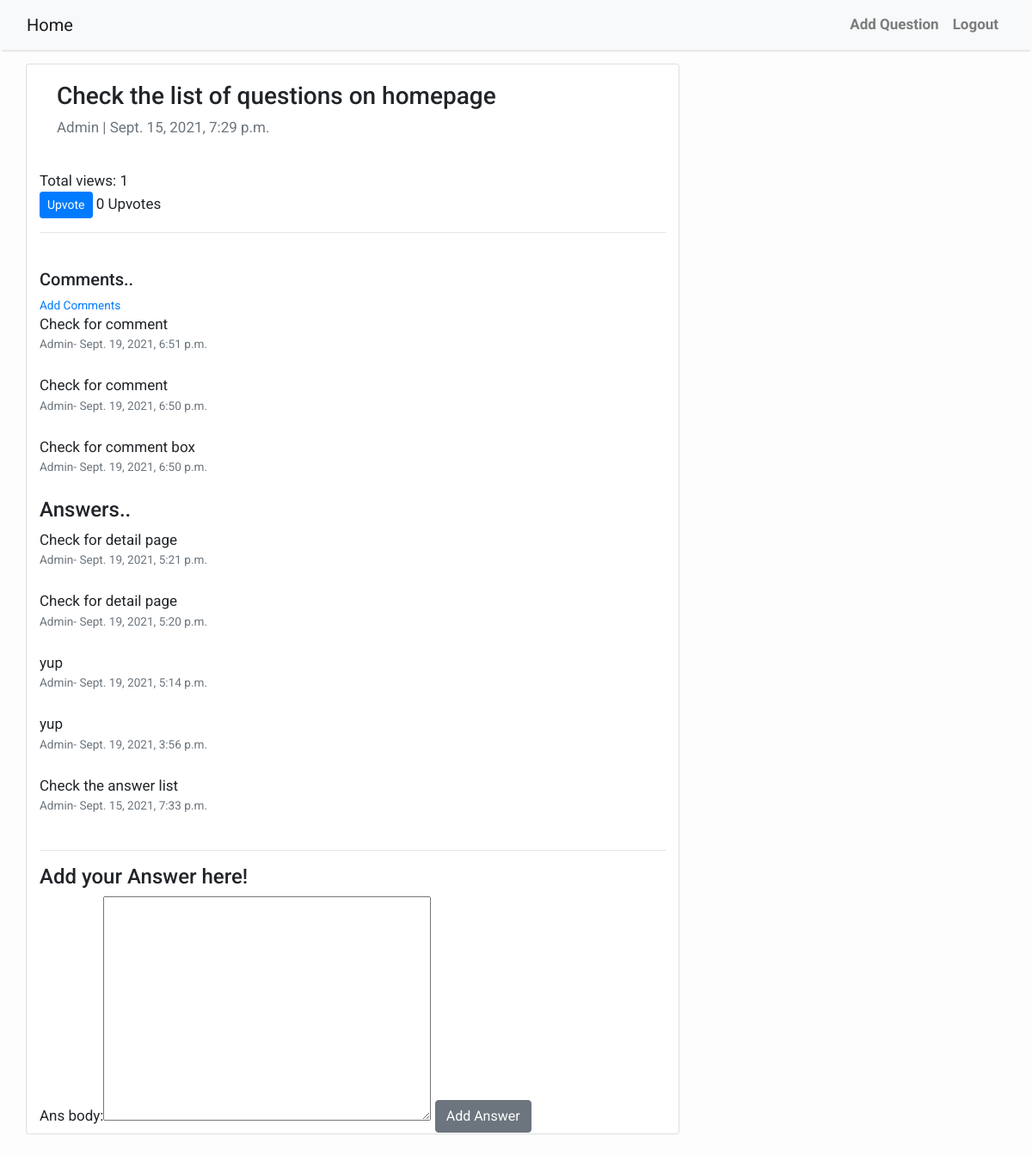
The page /1 (signed in) on the database its author committed.
### Post/models.py (models this page shows, shortened)
class question(models.Model):
    Que_text = models.TextField()
    Que_author = models.ForeignKey(User, on_delete= models.CASCADE)
    Que_created_on = models.DateTimeField(auto_now_add=True)
    Upvotes_Que = models.ManyToManyField(User,related_name = 'Qupvotes', null=True, blank=True)
    Views = models.ManyToManyField(User,related_name = 'Qviews', null=True, blank=True)
    def total_upvotes(self):
        return self.Upvotes_Que.count()
    def total_views(self):
        return self.Views.count()
    class Meta:
        ordering = ['-Que_created_on']

class comment(models.Model):
    question = models.ForeignKey(question, related_name= 'comments',on_delete= models.CASCADE, null=True)
    answer = models.ForeignKey(answer,  related_name= 'comments_ans',on_delete= models.CASCADE, null=True)
    comment_text = models.TextField()
    comment_author = models.ForeignKey(User, on_delete= models.CASCADE)
    comment_created_on = models.DateTimeField(auto_now_add=True)
    class Meta:
        ordering = ['-comment_created_on']

class answer(models.Model):
    question = models.ForeignKey(question, related_name= 'answers', on_delete= models.CASCADE)
    Ans_body = models.TextField()
    Ans_author = models.ForeignKey(User, on_delete= models.CASCADE)
    Ans_created_on = models.DateTimeField(auto_now_add=True)
    class Meta:
        ordering = ['-Ans_created_on']

### Post/views.py (the view)
# urls.py: path('<int:question_id>', views.Q_detail, name="detail"),
def Q_detail(request, question_id):
    obj = get_object_or_404(question, pk=question_id)
    obj.Views.add(request.user)
    is_up = False
    if obj.Upvotes_Que.filter(id=request.user.id).exists():
        is_up = True
    if request.method=='POST':
        form= forms.AddAnswer(request.POST, request.FILES)
        if form.is_valid():
            instance= form.save(commit=False)
            instance.Ans_author = request.user
            instance.question = question.objects.get(pk=question_id)
            instance.save()
            return HttpResponseRedirect(reverse('detail',args=[str(question_id)]))
    else:
        form= forms.AddAnswer()
    context={
        'obj':obj,
        'form': form,
        'is_up': is_up,
        'total_upvotes':obj.total_upvotes(),
        'total_views':obj.total_views(),
    }
    return render(request, 'detail.html',context)

### Post/forms.py
class AddAnswer(forms.ModelForm):
    class Meta:
        model = models.answer
        fields = ['Ans_body']

### Post/templates/detail.html (shortened to what this page needs)
{% extends 'base.html' %}
{% block content %}
<div class="container">
  <div class="row">
    <div class="col-md-8 card mb-4  mt-3 left  top">
      <div class="card-body">
        <h3>{% block title %} {{ obj.Que_text }} {% endblock title %}</h3>
        <p class=" text-muted">{{ obj.Que_author }} | {{ obj.Que_created_on }}</p>
      </div>
      Total views: {{ total_views }}
      {% if user.is_authenticated %}
      <form action="{% url 'upvote' obj.pk %}" method="POST">
        {% if is_up %}
          <button type="submit", name="question_id", value="{{ question_id }}", class="btn btn-primary btn-sm">Devote</button>
        {% else %}
          <button type="submit", name="question_id", value="{{ question_id }}", class="btn btn-primary btn-sm">Upvote</button>
        {% endif %}
        {{ total_upvotes }} Upvotes
      </form>
      {% endif %}
      <hr>
      <br>
      <h5>Comments..</h5>
      {% if user.is_authenticated %}
        <small><a href="{% url 'add_comment_Q' obj.pk  %}">Add Comments</a></small>
      {% else %}
      <small>Login to add comments</small><br>
      {% endif %}
          {% for j in obj.comments.all %}
            {{ j.comment_text }} <br>
            <small class=" text-muted">{{ j.comment_author}}- {{ j.comment_created_on }}</small> <br>
          {% endfor %}
      <h4>Answers..</h4>
      {% if not obj.answers.all %}
          No answers yet..
      {% else %}
          {% for ans in obj.answers.all %}
            {{ ans.Ans_body }} <br>
            <small class=" text-muted">{{ ans.Ans_author}}- {{ ans.Ans_created_on }}</small> <br>
          {% endfor %}
      {% endif %}
      <hr>
      <h4>Add your Answer here!</h4>
        <form method="POST" enctype="multipart/form-data">
            <label for="id_Ans_body">Ans body:</label></th><td><textarea name="Ans_body" cols="40" rows="10" required id="id_Ans_body"></textarea>
            <button class="btn btn-secondary">Add Answer</button>
        </form>
    </div>
  </div>
</div>
{% endblock content %}

### Post/templates/base.html (style rules this page uses)
body { font-family: "Roboto", sans-serif; font-size: 17px; background-color: #fdfdfd; }

### rows shown on the page
question: Que_text "Check the list of questions on homepage", Que_author "Admin", Que_created_on "Sept. 15, 2021, 7:29 p.m."
comment: comment_text "Check for comment", comment_author "Admin", comment_created_on "Sept. 19, 2021, 6:51 p.m."
comment: comment_text "Check for comment", comment_author "Admin", comment_created_on "Sept. 19, 2021, 6:50 p.m."
comment: comment_text "Check for comment box", comment_author "Admin", comment_created_on "Sept. 19, 2021, 6:50 p.m."
answer: Ans_body "Check for detail page", Ans_author "Admin", Ans_created_on "Sept. 19, 2021, 5:21 p.m."
answer: Ans_body "Check for detail page", Ans_author "Admin", Ans_created_on "Sept. 19, 2021, 5:20 p.m."
answer: Ans_body "yup", Ans_author "Admin", Ans_created_on "Sept. 19, 2021, 5:14 p.m."
answer: Ans_body "yup", Ans_author "Admin", Ans_created_on "Sept. 19, 2021, 3:56 p.m."
answer: Ans_body "Check the answer list", Ans_author "Admin", Ans_created_on "Sept. 15, 2021, 7:33 p.m."

### other values the page prints
{{ total_views }} "1"
{{ total_upvotes }} "0"
